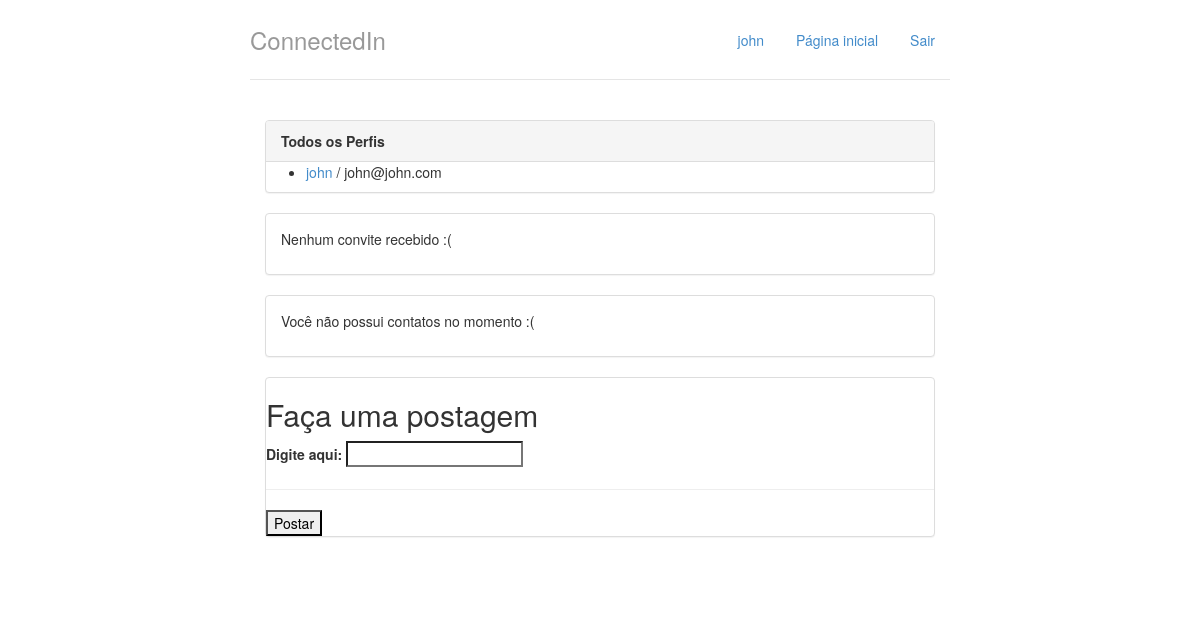
The app's page / (signed in), older data.
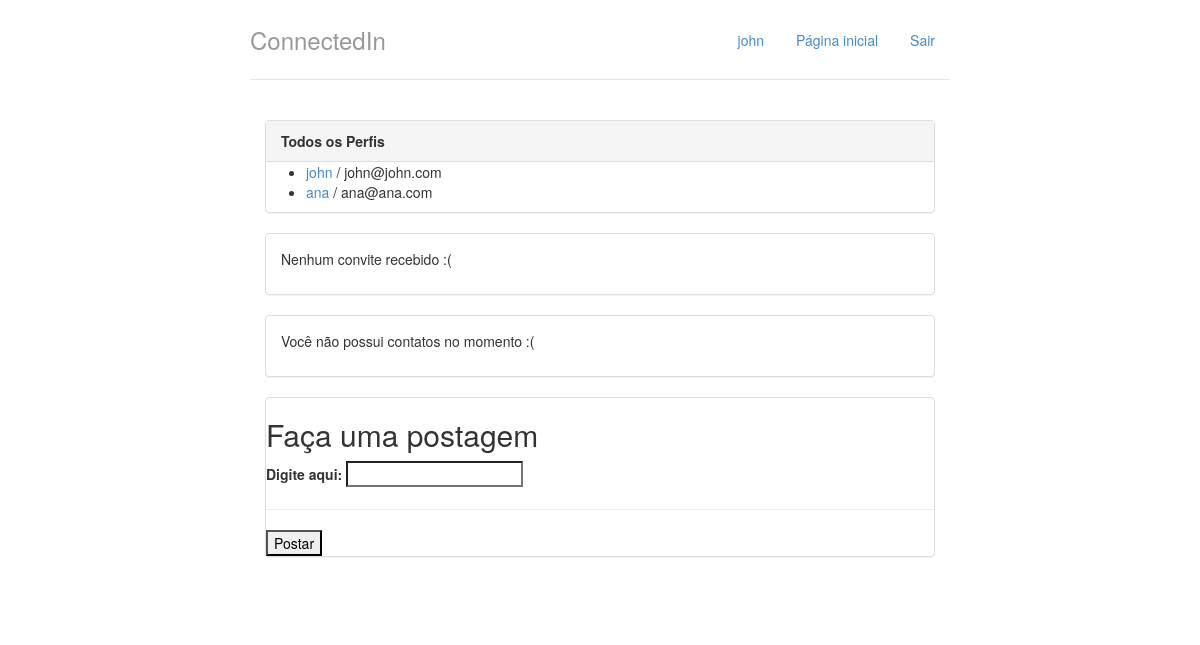
The same page, newer data.
### perfis/models.py (models this page shows, shortened)
class Perfil(models.Model):
    nome = models.CharField(max_length=255, null=False)
    telefone = models.CharField(max_length=15, null=False)
    nome_empresa = models.CharField(max_length=255, null=False)
    contatos = models.ManyToManyField('self')
    usuario_id = models.OneToOneField(User, related_name='perfil',
                                   on_delete=models.CASCADE)
    @property
    def email(self):
        return self.usuario_id.email

### perfis/views.py (the view)
# urls.py: path('', views.index, name='index'),
@login_required
def index(request):
    form = PostForm()
    return render(request, 'index.html',
                  {'perfis': Perfil.objects.all(),
                   'perfil_logado': get_perfil_logado(request),
                   'form': form})

### perfis/form_post.py
class PostForm(forms.Form):
    postagem = forms.CharField(label='postagem', max_length=1000)

### perfis/views.py (called while the page is built)
@login_required
def get_perfil_logado(request):
    return request.user.perfil

### perfis/templates/index.html (shortened to what this page needs)
{% extends "base.html" %}
{% block body %}
<div class="col-lg-12">
    <div class="panel panel-default">
        <div class="panel-heading">
            <strong>Todos os Perfis</strong>
        </div>
        {% if perfis %}
        <ul>
            {% for perfil in perfis %}
                <li>
                    <a href="{% url 'exibir' perfil.id %}">{{ perfil.nome }}</a>
                    / {{ perfil.email }}
                </li>
            {% endfor %}
        </ul>
        {% else %}
            <p>Nenhum Perfil encontrado</p>
        {% endif %}
    </div>
    <div class="panel panel-default">
        {% with total_de_convites=perfil_logado.convites_recebidos.count %}
            {% if total_de_convites %}
                <div class="panel-heading">
                    <strong>Você tem {{ total_de_convites }}
                    convite{{ total_de_convites|pluralize }}
                    aguardando aprovação</strong>
                </div>
                <ul class="list-group">
                    {% for convite in perfil_logado.convites_recebidos.all %}
                        <li class="list-group-item">
                            {{convite.solicitante.nome}}
                            <a href="{% url 'recusar' convite.id %}" class="btn pull-right">recusar</a>
                            <a href="{% url 'aceitar' convite.id %}" class="btn pull-right">aceitar</a>
                        </li>
                    {% endfor %}
                </ul>
            {% else %}
                <div class="panel-body">
                    <p>Nenhum convite recebido :(</p>
                </div>
            {% endif %}
        {% endwith %}
    </div>
    <div class="panel panel-default">
        {% with total_de_contatos=perfil_logado.contatos.count %}
            {% if total_de_contatos %}
                <div class="panel-heading">
                    <strong>Você tem {{total_de_contatos}}
                    contato{{ total_de_contatos|pluralize }}</strong>
                </div>
                <ul class="list-group">
                    {% for contato in perfil_logado.contatos.all %}
                        <a href="{% url 'exibir' contato.id %}"
                            class="list-group-item">{{ contato.nome }} // {{ contato.email }}</a>
                        <a href="{% url 'desfazer_amizade' contato.id %}">deletar</a>
                    {% endfor %}
                </ul>
            {% else %}
                <div class="panel-body">
                    <p>Você não possui contatos no momento :(</p>
                </div>
            {% endif %}
        {% endwith %}
    </div>
    <div class="panel panel-default">
            <form action="{% url 'add_post' %}" method="post">
                <h2 >Faça uma postagem</h2>
                <label for="postagem">Digite aqui: </label>
                <input id="postagem" type="text" name="postagem">
                <hr />
                <button type="submit" value="Postar">Postar</button>
            </form>
    </div>
</div>
{% endblock %}

### perfis/templates/base.html (shortened to what this page needs)
{% load staticfiles %}
<!DOCTYPE html>
<html lang="pt">
    <head>
        <link href="{% static 'styles/bootstrap.css' %}" rel="stylesheet">
        <link href="{% static 'styles/main.css' %}" rel="stylesheet">
    </head>
    <body>
        <div class="container">
            <div class="header">
                <ul class="nav nav-pills pull-right">
                    <li class="" title="Perfil"><a href="{% url 'exibir' perfil_logado.id %}">{{ perfil_logado.nome }}</a></li>
                    <li class=""><a href="{% url 'index' %}">Página inicial</a></li>
                    <li class=""><a href="/logout/">Sair</a></li>
                </ul>
                <h3 class="text-muted">ConnectedIn</h3>
            </div>
            <div class="row content">
                {% block body %}
                {% endblock %}
            </div>
        </div>
    </body>
</html>

### perfis/static/styles/main.css (style rules this page uses)
body { padding-top: 20px; padding-bottom: 20px; }
.header, .content, .footer { padding-left: 15px; padding-right: 15px; }
.header { border-bottom: 1px solid #e5e5e5; }
.header h3 { margin-top: 0; margin-bottom: 0; line-height: 40px; padding-bottom: 19px; }
@media (min-width: 768px) { .container { max-width: 730px; } }
.content { margin: 40px 0; }
@media screen and (min-width: 768px) { .header, .content, .footer { padding-left: 0; padding-right: 0; } }
@media screen and (min-width: 768px) { .header { margin-bottom: 30px; } }

Row changes from the older to the newer data that the page shows:
added Perfil: nome "ana", email "ana@ana.com"
